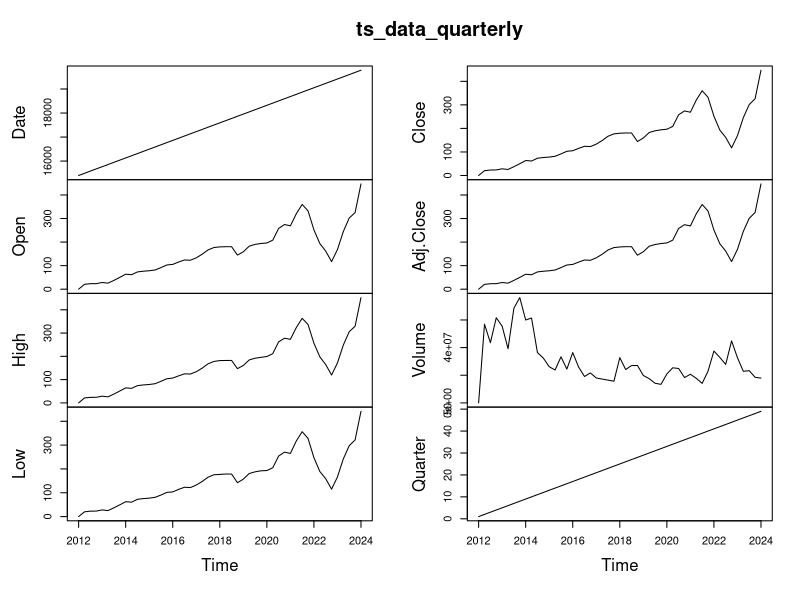
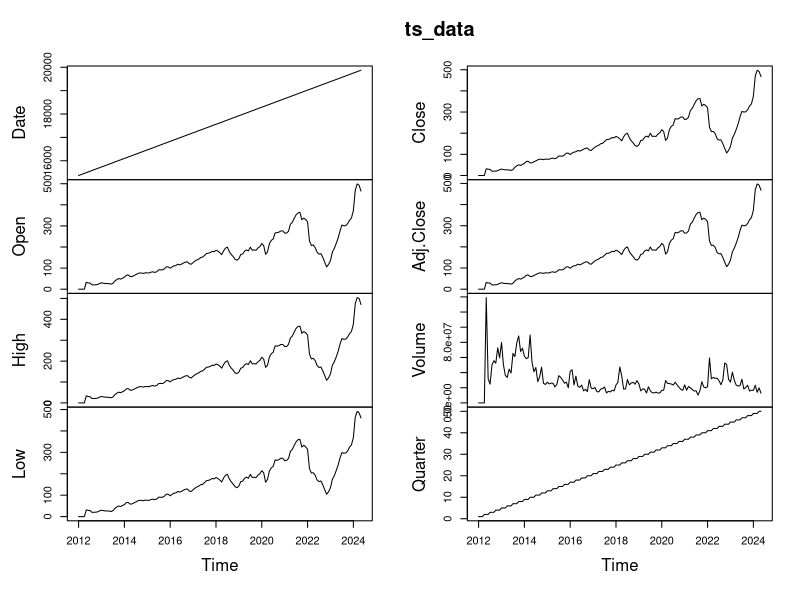
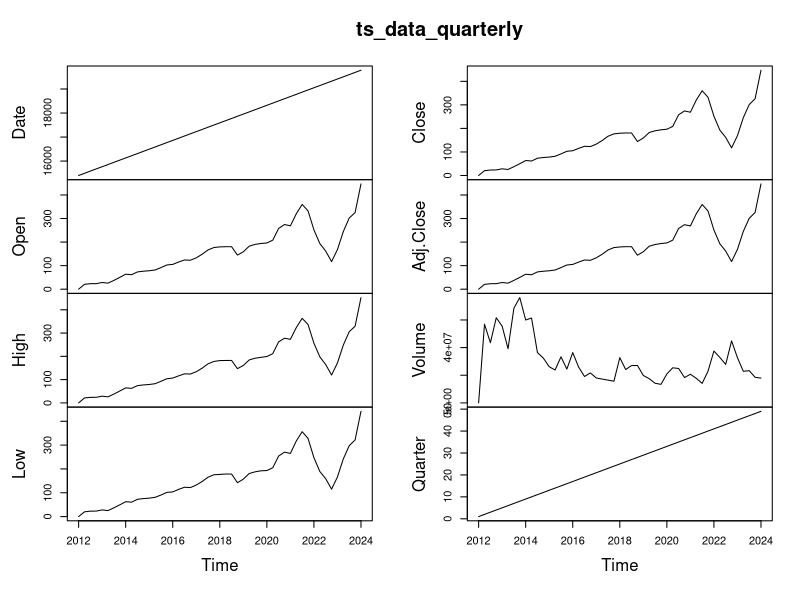
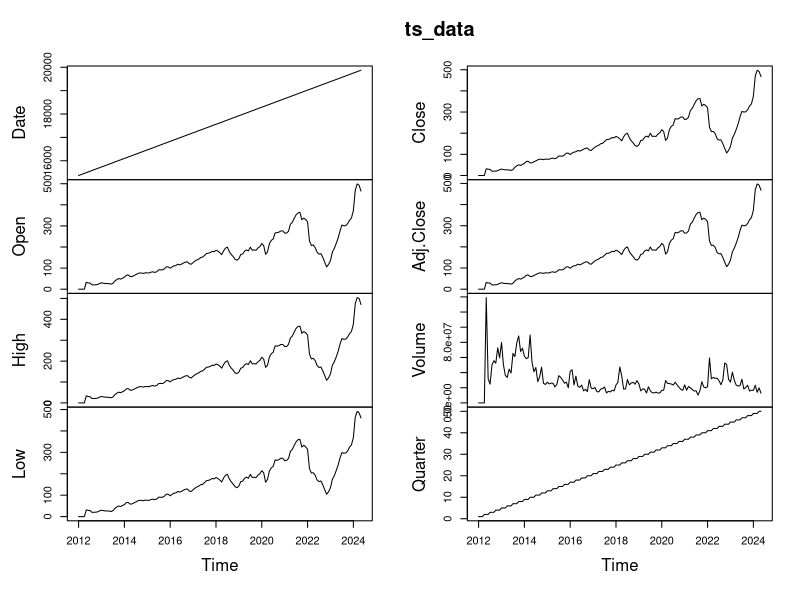
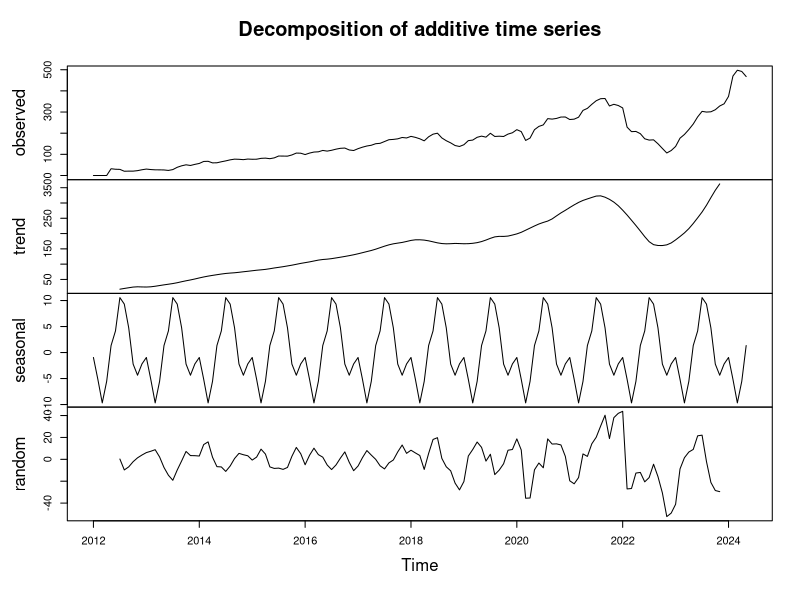
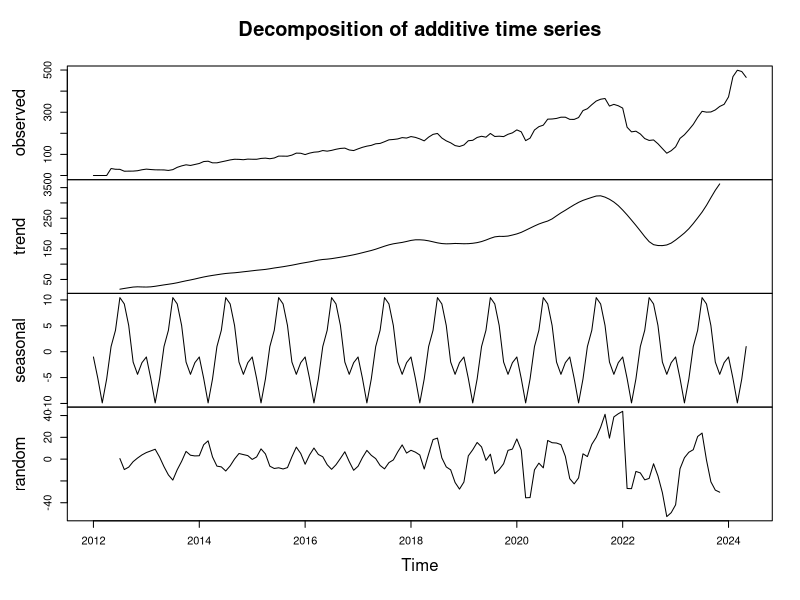
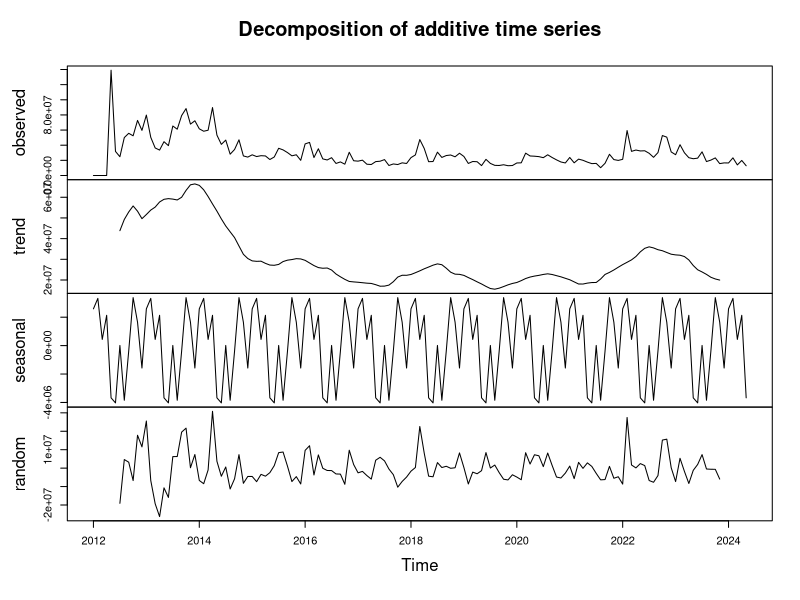
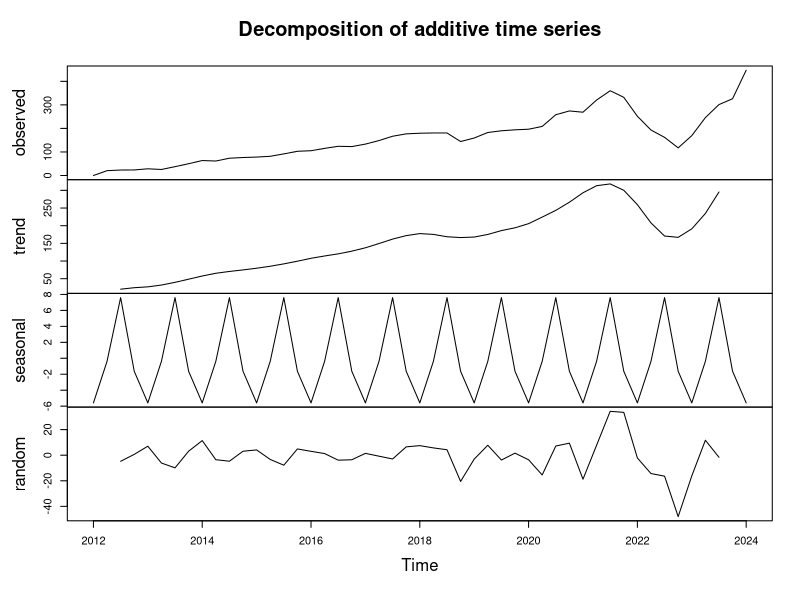

Write the R code that produced these figures, in order. (Note: this script raises an error after producing the figures.)
library(tidyverse)
library(lubridate)
library(forecast)
library(gridExtra)
library(ggplot2)
library(dynlm)
library(TTR)
#---------------------------------------------------------------------------

# 1. Manipulace s daty
#   informace o datasetu Meta

# Date - datum den
# Open - Cena otevření
# High - Nejvyšší cena dne
# Low - Nejnižší cena dne
# Close - Cena, kdy se trh uzavíral
# Adj. Close - Zpřesněná uzavírací cena
# Volume - Suma, za kolik se tradovalo v daný den

data <- read.csv("./monthly_averages.csv")

# 1.1 Převod datumu na správný datový typ Date
data <- data %>%
  mutate(Date = as.Date(Date, format="%Y-%m-%d"))

# 1.2 Seřazení podle datumu
data <- data %>%
  arrange(Date) 

# 1.3 Agregace pro kvartály
data <- data %>%
  mutate(Quarter = paste(year(Date), quarter(Date), sep = " Q"))

data


# 1.4 Převedení dat do objektů časových řad

# Měsíc
ts_data <- ts(data, start = c(year(min(data$Date)), month(min(data$Date))), frequency = 12)

# Kvartál
ts_data_quarterly <- aggregate(ts_data, nfrequency=4, FUN=mean) # kvartál - mean(ni -> ni+3)

# Složka close - kvartál, rok
ts_data_close <- ts(data$Close, start = c(year(min(data$Date)), month(min(data$Date))), frequency = 12)
ts_data_quarterly_close <- aggregate(ts_data_close, nfrequency=4, FUN=mean)

# Složka open - kvartál, rok
ts_data_open <- ts(data$Open, start = c(year(min(data$Date)), month(min(data$Date))), frequency = 12)
ts_data_quarterly_open <- aggregate(ts_data_open, nfrequency=4, FUN=mean)

# Složka vol - kvartál, rok
ts_data_vol <- ts(data$Volume, start = c(year(min(data$Date)), month(min(data$Date))), frequency = 12)
ts_data_quarterly_vol <- aggregate(ts_data_vol, nfrequency=4, FUN=mean)


# Tabulka do markdownu
ts_data
ts_data_quarterly


plot(ts_data_quarterly)
plot(ts_data)

# 1.5 Popis řady - dát nahoru v markdownu
plot(ts_data_quarterly)
plot(ts_data)

# => podle pohledu aditivní model!

# dekompozice časové řady
decomposed <- decompose(ts_data)

decomp_close <- decompose(ts_data_close)
decomp_open <- decompose(ts_data_open)
decomp_vol <- decompose(ts_data_vol)

decomp_qclose <- decompose(ts_data_quarterly_close, type = "additive")
decomp_qopen <- decompose(ts_data_quarterly_open, type = "additive")
decomp_qvol <- decompose(ts_data_quarterly_vol, type = "additive")


# Vizualizace - dekompozice časové řady
# roční
plot(decomp_close)
plot(decomp_open)
plot(decomp_vol)

# kvartální
plot(decomp_qclose)
plot(decomp_qopen)
plot(decomp_qvol)

# => podle pohledu aditivní model, ale při porovnání s multiplikativním 
# nebyl spatřen významný rozdíl

# => sezoní složka vypadá pravidelně
# => trend je klesající - dlouhodobě

#---------------------------------------------------------------------------

# 1.5 Vyhlazení dat

ts_close <- ts(data$Close, start = c(year(min(data$Date)), month(min(data$Date))), frequency = 12) # ročí - pro hodnotu Close
ts_volume <- ts(data$Volume, start = c(year(min(data$Date)), month(min(data$Date))), frequency = 12) # ročí - pro hodnotu Volume
ts_open <- ts(data$Open, start = c(year(min(data$Date)), month(min(data$Date))), frequency = 12) # ročí - pro hodnotu Open

plot(ts_close)
plot(ts_volume)
plot(ts_open)

# Grafy jedotlivých proměnných s vyhlazením - loess
# možná TO:DO - exponenciální vyrovnání do druhého sloupce (HoltWinters())
#https://www.youtube.com/watch?v=Vf7oJ6z2LCc&ab_channel=StatQuestwithJoshStarmer

p1 <- ggplot(data, aes(x = Date, y = Close)) +
  geom_line(color = "blue") +
  geom_smooth(method = "loess", color = "red", se = FALSE, size = 0.5) +
  ggtitle("Close")

p2 <- ggplot(data, aes(x = Date, y = Volume)) +
  geom_line(color = "blue") +
  geom_smooth(method = "loess", color = "red", se = FALSE, size = 0.5) +
  ggtitle("Volume")

p3 <- ggplot(data, aes(x = Date, y = Open)) +
  geom_line(color = "blue") +
  geom_smooth(method = "loess", color = "red", se = FALSE, size = 0.5) +
  ggtitle("Open")

# Zobrazení
grid.arrange(p1, p2, p3, ncol = 1)

# Jednoduché exponenciální vyrovnání
ses_close <- ses(data$Close, h = 12)
ses_open <- ses(data$Open, h = 12)
ses_volume <- ses(data$Volume, h = 12)

# Nahrání výsledků k půlvodnímu datasetu
data <- data %>%
  mutate(SES_Close = fitted(ses_close),
         SES_Open = fitted(ses_open),
         SES_Volume = fitted(ses_volume))

# Vizualizace
p4 <- ggplot(data, aes(x = Date)) +
  geom_line(aes(y = Close), color = "blue") +
  geom_line(aes(y = SES_Close), color = "purple", size = 1) +
  labs(title = "Close s vyhazením Simple Exponential Smoothing", x = "Date", y = "Close Price")

p5 <- ggplot(data, aes(x = Date)) +
  geom_line(aes(y = Volume), color = "blue") +
  geom_line(aes(y = SES_Volume), color = "purple", size = 1) +
  labs(title = "Volume s vyhlazením Simple Exponential Smoothing", x = "Date", y = "Volume")

p6 <- ggplot(data, aes(x = Date)) +
  geom_line(aes(y = Open), color = "blue") +
  geom_line(aes(y = SES_Open), color = "purple", size = 1) +
  labs(title = "Open Price s vyhlazením Simple Exponential Smoothing", x = "Date", y = "Open Price")

# Zobrazení grafů vedle sebe
grid.arrange(p4, p5, p6, ncol = 1)

#---------------------------------------------------------------------------
# 2. Analýza
# => TO:DO - definovat bod 0 a lagy - mít přehled
# Bod 0 => korelace časové řady sama se sebou, lag 1 = korelace lag 0 s lag 1, který značí posun o 12 měsíců zpět
# v lagu 2 se tedy projeví i nepřímé efekty z lagu 1
# Na rozdíl od toho PACF bere vždy pouze určitý lag v korelaci s časovou řadou (nižší lagy jsou odstraněny, není tam tento nepřímý vliv)
# ACF použiji pro identifikaci trendů a sezónnosti, dále pro modelování ARIMA, kdy mě zajímá jaké zpožděné hodnoty mají vliv
# na hodnoty časové řady
# PACF použiji pro identifikaci vztahů mezi jednotlivými lagy, dále když mají lagy z ACF dlouhý dosah a není tedy čitelné,
# které z nich jsou důležité
# => i pro kvartály - tam je korelace menší
# PACF - co nám k tomu řekne?

# Autokorelační funkce
lag_max <- 60 #-> 5 let
qlag_max <- 20 #-> 5 let
# ACF a PACF pro 'close'
residual_close <- decomp_close$random
residual_close <- na.omit(residual_close) # Odstranění NA hodnot
acf(residual_close, main="ACF pro close", lag.max=lag_max)
#=> jsou prahové korelace - slabá korelace - v dlouhodobém posunu klesá
pacf(residual_close, lag.max=lag_max)
#=> jsou prahové korelace - slabá korelace - v dlouhodobém posunu klesá

# kvartály
residual_qclose <- decomp_qclose$random
residual_qclose <- na.omit(residual_qclose) # Odstranění NA hodnot
acf(residual_qclose, main="ACF pro close v Q", lag.max=lag_max)
#=> NEjsou prahové korelace - slabá korelace - v dlouhodobém posunu klesá
pacf(residual_qclose, lag.max=qlag_max)
#=> jsou prahové korelace - slabá korelace - v dlouhodobém posunu klesá

# ACF a PACF pro 'open'
residual_open <- decomp_open$random
residual_open <- na.omit(residual_open)
acf(residual_open, main="ACF pro open", lag.max=lag_max)
#=> jsou prahové korelace - slabá korelace, ale vyskytuje se i ve 3. lagu
#- nějaký milník nebo pád
# - v dlouhodobém posunu klesá
pacf(residual_open, lag.max=lag_max)
#=> jsou prahové korelace - slabá korelace - v dlouhodobém posunu klesá

# kvartály
residual_qopen <- decomp_qopen$random
residual_qopen <- na.omit(residual_qopen)
acf(residual_qopen, main="ACF pro open v Q", lag.max=lag_max)
#=> NEjsou prahové korelace - slabá korelace - v dlouhodobém posunu klesá
pacf(residual_qopen, lag.max=qlag_max)
#=> NEjsou prahové korelace - slabá korelace - v dlouhodobém posunu klesá

# ACF a PACF pro 'volume'
residual_volume <- decomp_vol$random
residual_volume <- na.omit(residual_volume)
acf(residual_volume, main="ACF pro volume", lag.max=lag_max)
#=> NEjsou prahové korelace - slabá korelace - v dlouhodobém posunu klesá
pacf(residual_volume, lag.max=lag_max)
#=> NEjsou prahové korelace - slabá korelace - v dlouhodobém posunu klesá

# kvartály
residual_qvol <- decomp_qvol$random
residual_qvol <- na.omit(residual_qvol)
acf(residual_qvol, main="ACF pro volume v Q", lag.max=lag_max)
#=> NEjsou prahové korelace - slabá korelace - v dlouhodobém posunu klesá
pacf(residual_qvol, lag.max=qlag_max)
#=> jsou prahové korelace - 6. kvartál vůči 1. - slabá korelace - v dlouhodobém posunu klesá


# Kroskorelační funkce - pro mesíční srovnání - freq = 12
# -jak spolu ostatní řady souvisí a ovluvňují se navzájem?
# -jelikoz mame frekvenci ts<-12, tak jeden lag je jeden měsíc
# -pro lag=3 ::::> (<3)<--0-->(3>)

Close = ts_data_quarterly[,'Close']
Open = ts_data_quarterly[, 'Open']
High = ts_data_quarterly[, 'High']
Low = ts_data_quarterly[, 'Low']
Volume = ts_data_quarterly[, 'Volume']

lag <- 20 #-> 5 let
par(mfrow=c(4,1))
ccf(Close, Open,na.action =na.pass, lag=lag)
ccf(Close, High,na.action =na.pass, lag=lag)
ccf(Close, Low,na.action =na.pass, lag=lag)
ccf(Volume, Open,na.action =na.pass, lag=lag)

par(mfrow=c(1,1))

#Close&Open,Close&High, Close&Low
# - v krátkodobém lagu existuje vzájemná korelace, v dlouhodobém hledisku však ne

#Volume&Open
# - Na počátku byla vysoká negativí korelace - následně v dlouhodobém 
# horizontu se závislost zmenšuje

#---------------------------------------------------------------------------
#3. Predikce - NEPOUŽÍVÁME VYHLAZENÁ DATA!
# 3.1 Lineární model se sezoní složkou
# TO:DO residua

# Model sezónnosti pro Close
model_close <- tslm(ts_close ~ trend + season)
summary(model_close)
model_close$coefficients

# TOHLE DOPSAT
#Y_t = − 2.126 + 2.170*trend + 3.462*season2 + 1.366*season3 + 4.074*season4 + 10.242*season5 + 1.243*season6
#   + 7.046*season7 + 6.559*season8 + 3.180*season9 −2.516*season10 − 3.606*season11 − 3.690*season12
#===> výstup: největšá vliv má sezoní složka 5. měsíce - 10.242* na jednotku
#   druhý: s koeficientem 7.046* na jednotku  - 7. měsíc
#   třetí: 6.559*season8 - 8. měsíc
# podle p-value není ani jedna sezona význmaná

checkresiduals(model_close)
#upozornit: první dva roky byla významná korelace - střední, 
# residua mají přibližně normálí rozdělení

# Model sezónnosti pro Volume
model_volume <- tslm(ts_volume ~ trend + season)
summary(model_volume)

checkresiduals(model_volume)
#upozornit: první dva roky byla významná korelace - střední, 
# residua mají přibližně normálí rozdělení

# Model sezónnosti pro Open
model_open <- tslm(ts_open ~ trend + season)
summary(model_open)

checkresiduals(model_open)
#upozornit: první dva roky byla významná korelace - střední, 
# residua mají přibližně normálí rozdělení

model_qclose <- tslm(ts_data_quarterly_close ~ trend + season)
summary(model_qclose)
checkresiduals(model_qclose)
# Přidat výstupy z residuí

# Predikce na rok
fc_close <- forecast(model_close, h = 12)
fc_open <- forecast(model_open, h = 12)
fc_volume <- forecast(model_volume, h = 12)
fc_qclose <- forecast(model_qclose, h=4)

# Vizualizace výsledků modelu a předpovědi
p7 <- autoplot(fc_close) +
  labs(title = "TSLM Předpověď pro Close Price", x = "Date", y = "Close Price")

p8 <- autoplot(fc_open) +
  labs(title = "TSLM Předpověď pro Open Price", x = "Date", y = "Open Price")

p9 <- autoplot(fc_volume) +
  labs(title = "TSLM Předpověď pro Volume", x = "Date", y = "Volume")

p10 <- autoplot(fc_qclose)+
    labs(title = "TSLM Předpověď pro Q Close", x = "Date", y = "Close Price")

# Zobrazení grafů vedle sebe
grid.arrange(p7, p8, p9, p10, ncol = 1)

#---------------------------------------------------------------------------
# 3.2 SARIMA
# TO:DO optimální - vypsat koeficienty a pochopit co to je... jak to funguje

# Roční close
sarima_close <- auto.arima(ts_close, seasonal=TRUE)
fitted_values_close <- fitted(sarima_close)

predict_sarima_close <- forecast(fitted_values_close, h=12)

ps1 <- autoplot(ts_close, series="Vstupní data")+
  autolayer(predict_sarima_close , series="Predikce SARIMA - close")+
  labs(title = "SARIMA - Předpověď pro Close", x = "Date", y = "Close")


# Roční open
sarima_open <- auto.arima(ts_open, seasonal=TRUE)
fitted_values_open <- fitted(sarima_open)

predict_sarima_open <- forecast(fitted_values_open, h=12)

ps2 <- autoplot(ts_open, series="Vstupní data")+
  autolayer(predict_sarima_open , series="Predikce SARIMA - open")+
  labs(title = "SARIMA - Předpověď pro Open", x = "Date", y = "Open")


# Roční volume
sarima_volume <- auto.arima(ts_volume, seasonal=TRUE)
fitted_values_volume <- fitted(sarima_volume)

predict_sarima_volume <- forecast(fitted_values_volume, h=12)

ps3 <- autoplot(ts_volume, series="Vstupní data")+
  autolayer(predict_sarima_volume , series="Predikce SARIMA - volume")+
  labs(title = "SARIMA - Předpověď pro Volume", x = "Date", y = "Volume")


# SARIMA kvartál close
sarima_qclose <- auto.arima(ts_data_quarterly_close, seasonal=TRUE)

# Vypočítané hodnoty modelem
fitted_values_qclose <- fitted(sarima_qclose)
pred_q_sarima_close <- forecast(sarima_model, h=4)

# Vizualizace
ps4 <- autoplot(ts_data_quarterly_close, series="Vstupní data")+
  autolayer(pred_q_sarima_close, series="Predikce SARIMA - Q close")+
  labs(title = "SARIMA - Předpověď pro Q Close", x = "Date", y = "Close")

grid.arrange(ps1, ps2, ps3, ps4, ncol = 1)

#---------------------------------------------------------------------------
# 3.3 ETS

# Roční Close
sma_data_close <- SMA(ts_close, n=1)
summary(sma_data_close)

ets_model_close <- ets(sma_data_close)
ets_fitted_close <- fitted(ets_model_close)
ets_pred_close <- forecast(ets_fitted_close,h=12)

pe1 <- autoplot(ts_close, series="Vstupní data") +
  autolayer(ets_pred_close  , series="Predikce Close")+
  labs(title = "ETS - Předpověď pro Close", x = "Date", y = "Close")

# Roční Open
sma_data_open<- SMA(ts_open, n=1)
summary(sma_data_open)

ets_model_open <- ets(sma_data_open, model="AAA")
ets_fitted_open <- fitted(ets_model_open)
ets_pred_open <- forecast(ets_fitted_open,h=12)

pe2 <- autoplot(ts_open, series="Vstupní data") +
  autolayer(ets_pred_open  , series="Predikce Open") +
  labs(title = "ETS - Předpověď pro Open", x = "Date", y = "Open")


# Roční Volume
sma_data_volume<- SMA(ts_volume, n=1)
summary(sma_data_volume)

ets_model_volume <- ets(sma_data_volume, model="AAA")
ets_fitted_volume <- fitted(ets_model_volume)
ets_pred_volume <- forecast(ets_fitted_volume,h=12)

pe3 <- autoplot(ts_volume, series="Vstupní data") +
  autolayer(ets_pred_volume  , series="Predikce Volume") + 
  labs(title = "ETS - Předpověď pro Volume", x = "Date", y = "Volume")


# Close Q
sma_data_qclose <- SMA(ts_data_quarterly_close, n=1)
summary(sma_data_qclose)

ets_model_qclose <- ets(sma_data_qclose, model="AAA") # změna na automatickou volbu modelu
ets_fitted_qclose <-fitted(ets_model)

ets_pred_qclose <- forecast(ets_fitted, h=4)

# ETS - vizualizace
pe4 <- autoplot(ts_data_quarterly_close, series="Vstupní data") +
  autolayer(ets_pred_qclose , series="Fitted data") +
  labs(title = "ETS - Předpověď pro Q Close", x = "Date", y = "Q Close")

grid.arrange(pe1, pe2, pe3, pe4, ncol = 1)

#---------------------------------------------------------------------------
# 3.4 Dynamické modely - proč, co jak?...
# linearni dynamický model

# porovnání závislostí ostatních hodnot v řadě - Close
# Jak závisí konečná cena vůči ostatím cenám v daný den
m1 <- dynlm(ts_data_quarterly[,'Close'] ~ ts_data_quarterly[,'High'] + ts_data_quarterly[,'Low'] + ts_data_quarterly[,'Open'])
summary(m1)

#---------------------------------------------------------------------------
# 4. Porovnání jednotlivých modelů

# Vyhodnocení modelů
res <- data.frame(
  Model = c('Linear model','SARIMA', 'ETS'),
  'AIC Close' = c(AIC(model_close),AIC(sarima_close),AIC(ets_model_close)),
  'AIC Open' = c(AIC(model_open),AIC(sarima_open),AIC(ets_model_open)),
  'AIC Volume' = c(AIC(model_volume),AIC(sarima_volume),AIC(ets_model_volume)),
  'AIC Q_Close' = c(AIC(model_qclose),AIC(sarima_qclose),AIC(ets_model_qclose))
)

res

res_matrix <- t(as.matrix(res[, -1]))

# Vytvoření barplotu
barplot(res_matrix, beside = TRUE, 
        names.arg = res$Model, 
        col = c("orange", "blue", "green", "red"),
        legend.text = colnames(res)[2:5],
        args.legend = list(x = "topleft"),
        main = "AIC Comparison Across Different Models", 
        ylab = "AIC Values",)


# 5. Závěr
#ETS model má vyšší hodnoty AIC ve srovnání s SARIMA modelem, což naznačuje, že není tak přesný. 
#Zvláště u proměnných Volume a kvartální Close má velmi vysoké hodnoty AIC, což znamená, 
#že se méně hodí k modelování těchto časových řad. Pro proměnné Close a Open je ETS horší než SARIMA, 
#ale lepší než lineární model. ETS model může mít problém dobře zachytit strukturu proměnných ve tvých datech, 
#proto, že nezachycuje nelineární změny tak efektivně jako SARIMA.

#---------------------------------------------------------------------------
